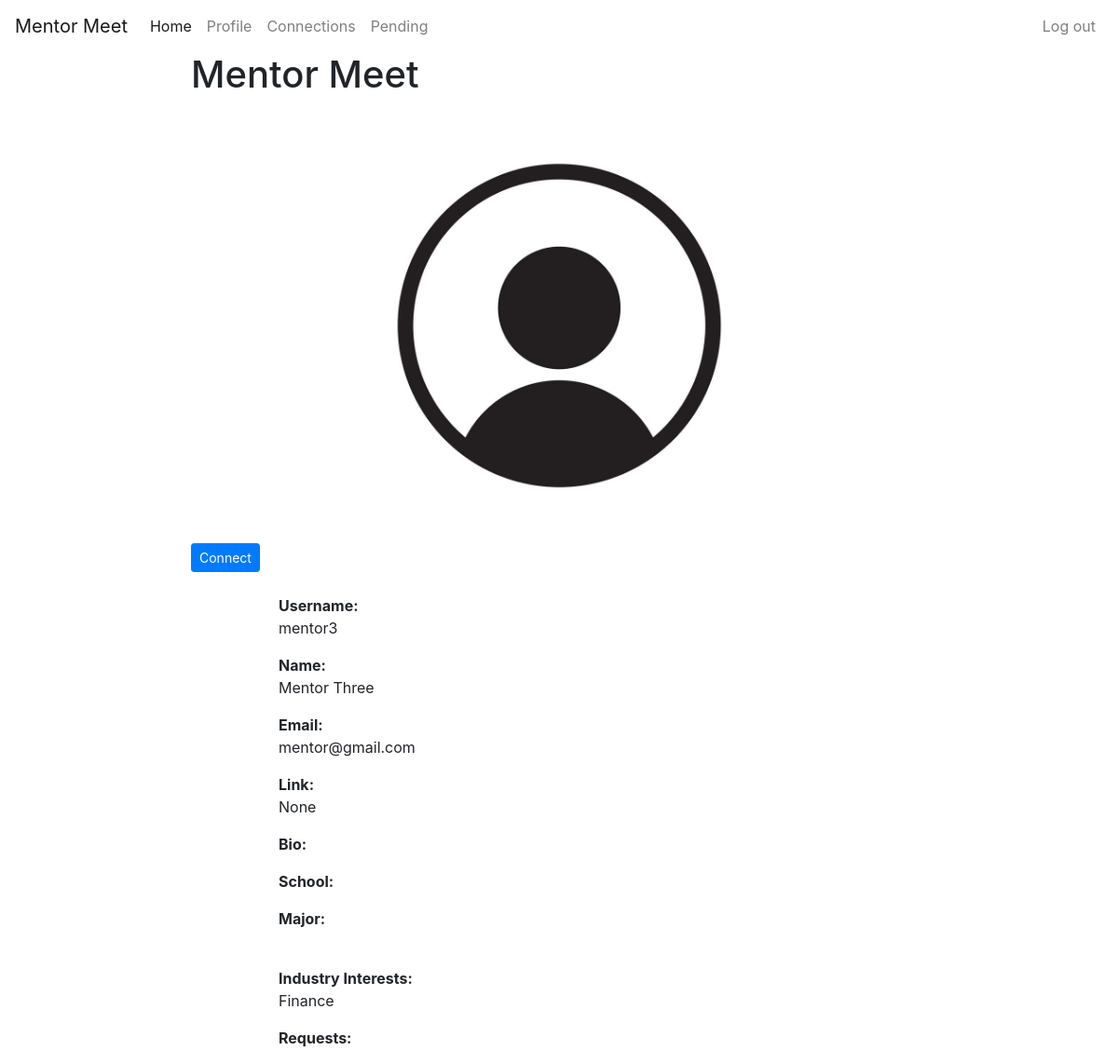
The app's page /profile/13/ (signed in), older data.
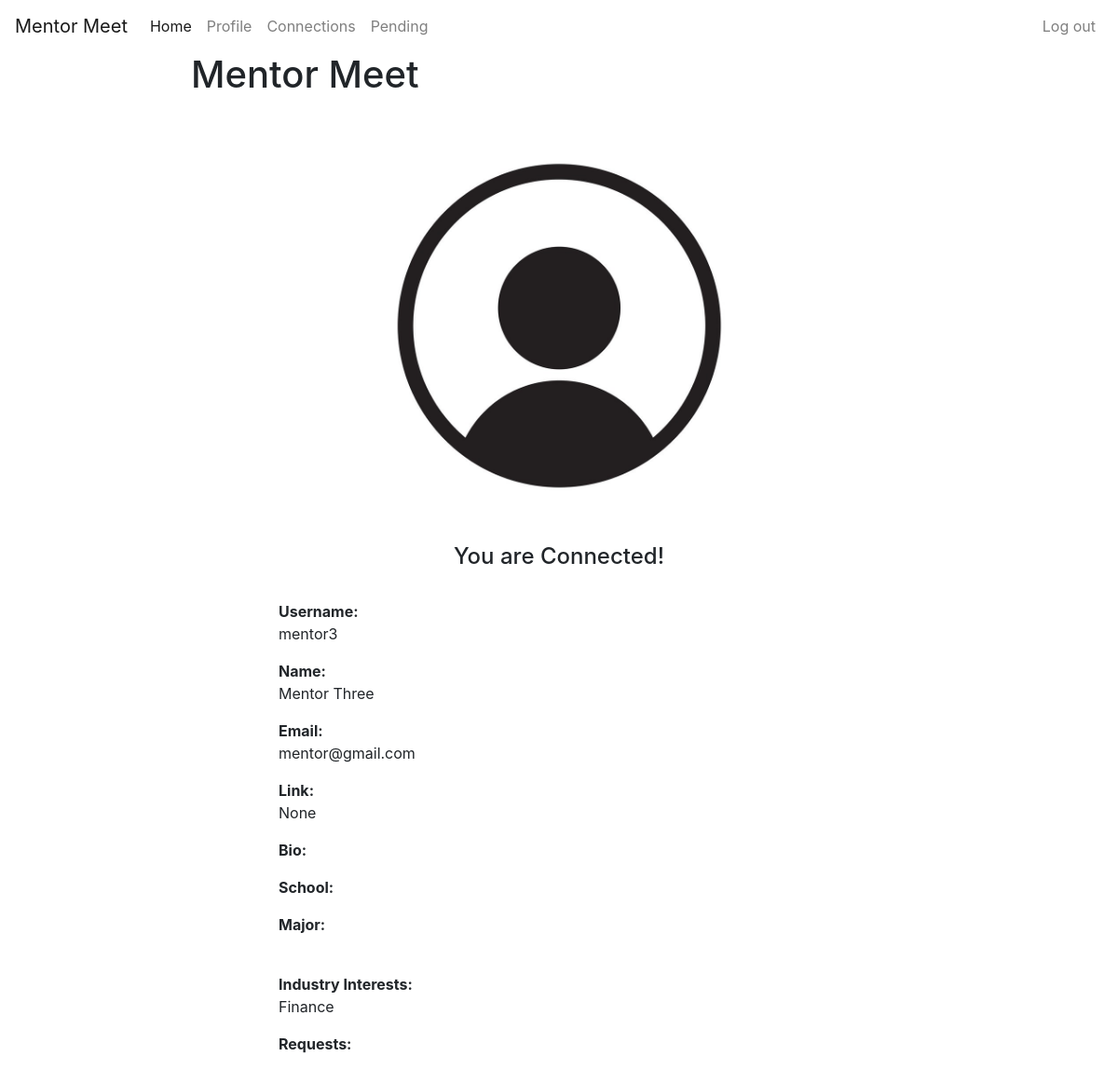
The same page, newer data.
### app_user/models.py (models this page shows)
class Industry(models.Model):
    name = models.CharField(max_length=30)
    def __str__(self):
        return f'{self.name}'

class Connection(models.Model):
    STATUS_CHOICES = [
        ('P', 'Pending'),
        ('C', 'Connected'),
    ]
    REQUEST_FROM_CHOICES = [
        ('S', 'Student'),
        ('M', 'Mentor'),
    ]
    mentor = models.ForeignKey(
        User,
        limit_choices_to={'is_mentor':True},
        on_delete=models.CASCADE,
        related_name='mentor_connection'
    )
    student = models.ForeignKey(
        User,
        limit_choices_to={'is_student':True},
        on_delete=models.CASCADE,
        related_name='student_connection'
    )
    status = models.CharField(
        max_length=1,
        choices=STATUS_CHOICES,
        default='P'
    )
    request_from = models.CharField(
        max_length=1,
        choices=REQUEST_FROM_CHOICES,
        default=None,
        null=True
    )

### profile/views.py (the view, shortened to what this page needs)
# urls.py: path('profile/', include('profile.urls')),
def profile(request, pk):
    profile_user = User.objects.get(pk=pk)
    profile = Profile.objects.get(user=profile_user)
    if request.user.is_authenticated == True:
        if profile_user.is_student and request.user.is_mentor:
            profile_connection = Connection.objects.filter(student=profile_user).filter(mentor=request.user)
        elif profile_user.is_mentor and request.user.is_student:
            profile_connection = Connection.objects.filter(mentor=profile_user).filter(student=request.user)
        else:
            profile_connection = None
    else:
            profile_connection = None
    context = {
        'profile': profile,
        'profile_user': profile_user,
        'profile_connection':profile_connection,
        'pk': pk,
    }
    return render(request, 'profile/profile.html', context=context)

### app_user/models.py (called while the page is built)
    def __str__(self):
        return f'{self.name}'

### profile/templates/profile/profile.html (shortened to what this page needs)
{% extends "home/home.html" %}
{% block content %}
    <div class="content-section">
        <div class="media">
            <img src="{{ profile.image.url }}" width="60%" height="60%" class="center">
        </div>
        {% if user.is_authenticated %}
            {% if user.id == pk %}
                {% if user.is_student %}
                    <h2 align="center">You are registered as a Student</h2>
                {% elif user.is_mentor %}
                    <h2 align="center">You are registered as a Mentor</h2>
                {% endif %}
                <br>
                <a href ='{% url "edit" %}' class="btn btn-primary btn-sm">Edit Profile</a>
            {% elif user.id != pk %}
                {% if profile_connection %}
                    {% for profile in profile_connection %}
                        {% if profile.status == 'P' %}
                            <h4 align="center">You have a Pending Connection Request</h4>
                        {% elif profile.status == 'C' %}
                            <h4 align="center">You are Connected!</h4>
                        {% endif %}
                    {% endfor %}
                {% else %}
                    <form method="POST" action="{% url "profile" pk %}">
                    <input class="btn btn-primary btn-sm" name = "action" type="submit" value="Connect"></input>
                    </form>
                {% endif %}
            {% endif %}
        {% else %}
            <a href="/login" class="btn btn-primary btn-lg active">Login to Connect</a>
        {% endif %}
        <div class="container">
        <br>
            <p>
                <strong>Username:</strong>
                <br>
                {{ profile_user.username }}
            </p>
            <p>
                <strong>Name:</strong>
                <br>
                {{ profile_user.first_name }} {{ profile_user.last_name }}
            </p>
            <p>
                <strong>Email:</strong>
                <br>
                {{ profile_user.email }}
            </p>
            <p>
                <strong>Link:</strong>
                <br>
                {{ profile.website }}
            </p>
            <p>
                <strong>Bio:</strong>
                <br>
            </p>
            <p>
                <strong>School:</strong>
                <br>
            </p>
            <p>
                <strong>Major:</strong>
                <br>
                {% for major in profile_user.majors.all %}
                <br>
                {% endfor %}
            </p>
            <p>
                <strong>Industry Interests:</strong>
                <br>
                {% for industry in profile_user.industries.all %}
                {{ industry }}
                <br>
                {% endfor %}
            </p>
            <p>
                <strong>Requests:</strong>
                <br>
            </p>
        </div>
      </div>
    </div>
{% endblock content %}

Row changes from the older to the newer data that the page shows:
added Connection: status "You are Connected!"
Text that changed along with them:
form field action: "Connect" → (not shown)
